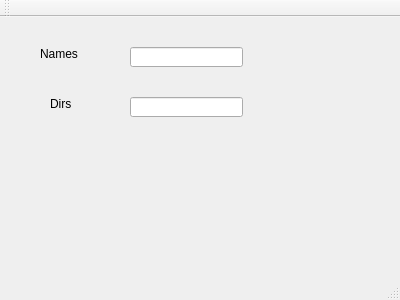
<?xml version="1.0" encoding="UTF-8"?>
<ui version="4.0">
 <class>MainWindow</class>
 <widget class="QMainWindow" name="MainWindow">
  <property name="geometry">
   <rect>
    <x>0</x>
    <y>0</y>
    <width>400</width>
    <height>300</height>
   </rect>
  </property>
  <property name="windowTitle">
   <string>MainWindow</string>
  </property>
  <widget class="QWidget" name="centralWidget">
   <widget class="QLineEdit" name="lineEdit">
    <property name="geometry">
     <rect>
      <x>130</x>
      <y>30</y>
      <width>113</width>
      <height>20</height>
     </rect>
    </property>
   </widget>
   <widget class="QLineEdit" name="lineEdit_2">
    <property name="geometry">
     <rect>
      <x>130</x>
      <y>80</y>
      <width>113</width>
      <height>20</height>
     </rect>
    </property>
   </widget>
   <widget class="QLabel" name="label">
    <property name="geometry">
     <rect>
      <x>40</x>
      <y>30</y>
      <width>47</width>
      <height>13</height>
     </rect>
    </property>
    <property name="text">
     <string>Names</string>
    </property>
   </widget>
   <widget class="QLabel" name="label_2">
    <property name="geometry">
     <rect>
      <x>50</x>
      <y>80</y>
      <width>47</width>
      <height>13</height>
     </rect>
    </property>
    <property name="text">
     <string>Dirs</string>
    </property>
   </widget>
  </widget>
  <widget class="QMenuBar" name="menuBar">
   <property name="geometry">
    <rect>
     <x>0</x>
     <y>0</y>
     <width>400</width>
     <height>21</height>
    </rect>
   </property>
  </widget>
  <widget class="QToolBar" name="mainToolBar">
   <attribute name="toolBarArea">
    <enum>TopToolBarArea</enum>
   </attribute>
   <attribute name="toolBarBreak">
    <bool>false</bool>
   </attribute>
  </widget>
  <widget class="QStatusBar" name="statusBar"/>
 </widget>
 <layoutdefault spacing="6" margin="11"/>
 <resources/>
 <connections/>
</ui>
